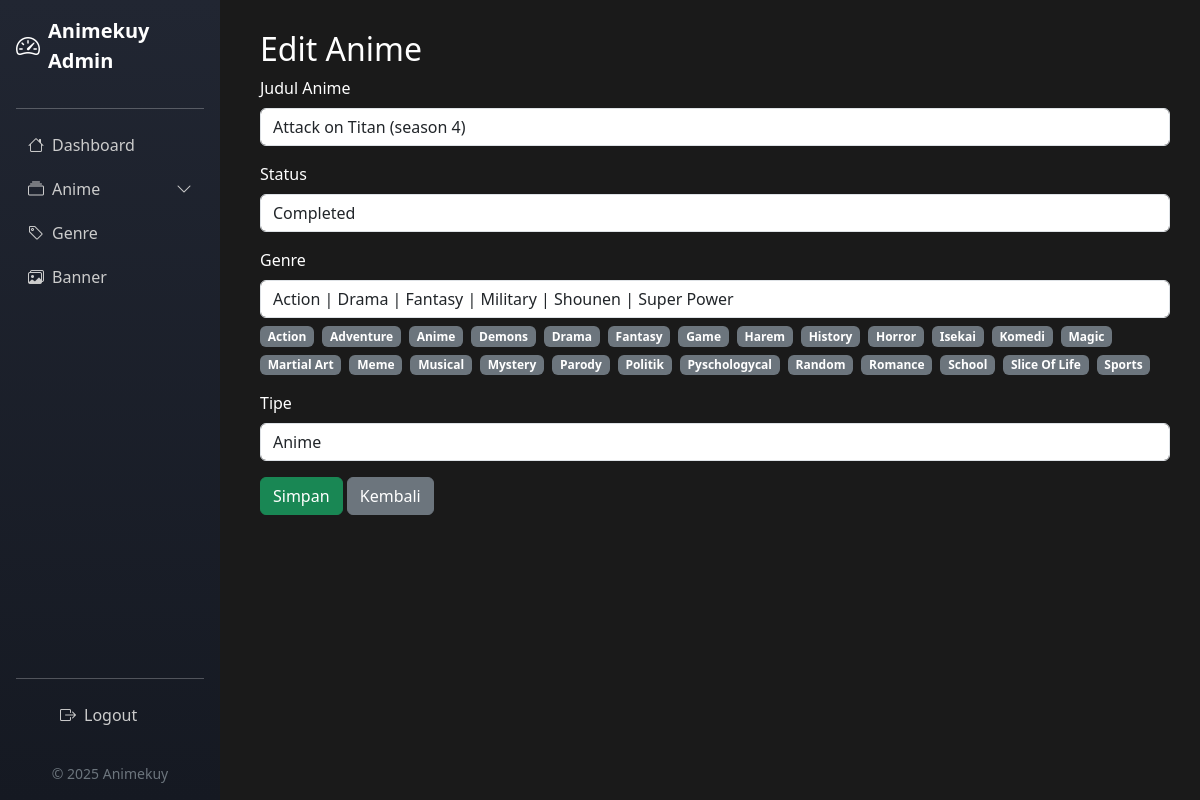
The app's page /admin/edit_anime.php?id=15 (signed in), older data.
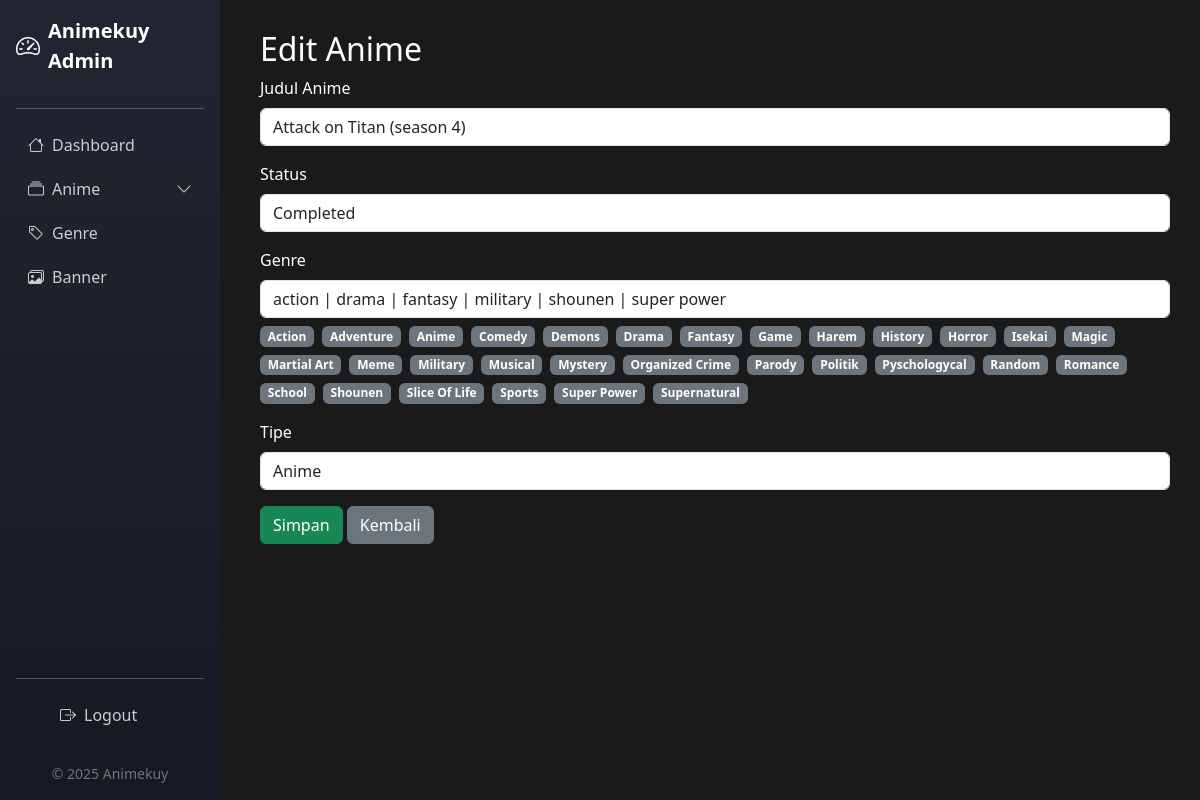
The same page, newer data.
### tables this page shows
CREATE TABLE `tb_anime` (
  `id_anime` int(11) NOT NULL,
  `judul` varchar(255) NOT NULL,
  `deskripsi` text NOT NULL,
  `image` varchar(255) NOT NULL,
  `status` varchar(255) NOT NULL,
  `genre` varchar(255) NOT NULL,
  `tipe` varchar(50) DEFAULT 'anime'
);

### admin/edit_anime.php (the view, shortened to what this page needs)
<?php
include '../koneksi/koneksi.php';
$id = $_GET['id'];
$data = mysqli_query($conn, "SELECT * FROM tb_anime WHERE id_anime='$id'");
$anime = mysqli_fetch_assoc($data);
$genreResult = mysqli_query($conn, "SELECT genre FROM tb_genre ORDER BY genre ASC");
$genreList = [];
while ($row = mysqli_fetch_assoc($genreResult)) {
    $genreList[] = $row['genre'];
}
?>
<!DOCTYPE html>
<html lang="en">
<head>
    <link rel="stylesheet" href="https://cdn.jsdelivr.net/npm/bootstrap@5.3.2/dist/css/bootstrap.min.css">
    <link rel="stylesheet" href="https://cdn.jsdelivr.net/npm/bootstrap-icons@1.10.5/font/bootstrap-icons.css">
</head>
<body>
    <?php include 'components/sidebar.php'; ?>
    <div class="content">
        <h2>Edit Anime</h2>
        <form method="POST">
            <div class="mb-3">
                <label class="form-label">Judul Anime</label>
                <input type="text" name="judul" class="form-control" value="<?= htmlspecialchars($anime['judul']) ?>" required>
            </div>
            <div class="mb-3">
                <label class="form-label">Status</label>
                <select name="status" class="form-control">
                    <option value="Completed" <?= $anime['status'] == 'Completed' ? 'selected' : '' ?>>Completed</option>
                </select>
            </div>
            <div class="mb-3">
                <label class="form-label">Genre</label>
                <input type="text" id="genreInput" name="genre" class="form-control" value="<?= htmlspecialchars($anime['genre']) ?>" required>
                <div id="genreList" class="mt-2 d-flex flex-wrap gap-2">
                    <?php foreach ($genreList as $g): ?>
                        <span class="badge bg-secondary genre-badge" onclick="addGenre('<?= $g ?>')"><?= ucwords($g) ?></span>
                    <?php endforeach; ?>
                </div>
            </div>
            <div class="mb-3">
                <label class="form-label">Tipe</label>
                <select name="tipe" class="form-control">
                    <option value="anime" <?= $anime['tipe'] == 'anime' ? 'selected' : '' ?>>Anime</option>
                </select>
            </div>
            <button type="submit" name="submit" class="btn btn-success">Simpan</button>
            <a href="index.php" class="btn btn-secondary">Kembali</a>
        </form>
    </div>
</body>
</html>

### admin/components/sidebar.php (shortened to what this page needs)
<div class="d-flex flex-column flex-shrink-0 p-3 sidebar-custom">
  <a href="index.php" class="d-flex align-items-center mb-3 text-white text-decoration-none">
    <i class="bi bi-speedometer2 fs-4 me-2"></i><span class="fs-5 fw-semibold">Animekuy Admin</span>
  </a>
  <hr>
  <ul class="nav nav-pills flex-column mb-auto">
    <li><a href="index.php" class="nav-link"><i class="bi bi-house me-2"></i>Dashboard</a></li>
    <li>
      <a class="nav-link d-flex justify-content-between align-items-center" data-bs-toggle="collapse" href="#animeSubmenu" role="button" aria-expanded="false" aria-controls="animeSubmenu">
        <span><i class="bi bi-collection me-2"></i>Anime</span>
        <i class="bi bi-chevron-down"></i>
      </a>
    </li>
    <li><a href="add_genre.php" class="nav-link"><i class="bi bi-tag me-2"></i>Genre</a></li>
    <li><a href="admin_banner.php" class="nav-link"><i class="bi bi-images me-2"></i>Banner</a></li>
  </ul>
  <hr>
  <ul>
    <a href="logout.php" class="nav-link"><i class="bi bi-box-arrow-right me-2"></i>Logout</a>
  </ul>
  <div class="text-center small mt-2 text-secondary">© <?= date('Y') ?> Animekuy</div>
</div>

### admin/edit_anime.php (style rules this page uses)
body { background-color: #1a1a1a; color: white; }
.content { margin-left: 230px; padding: 30px; min-height: 100vh; }
.genre-badge { cursor: pointer; transition: 0.2s ease; }

### admin/components/sidebar.php (style rules this page uses)
.sidebar-custom { background: linear-gradient(180deg, #212632, #151922); width: 220px; height: 100vh; position: fixed; }
.sidebar-custom a.nav-link { color: #ccc; border-radius: 6px; padding: 8px 12px; margin-bottom: 4px; transition: all 0.2s; }

Row changes from the older to the newer data that the page shows:
changed tb_anime "Attack on Titan (season 4)": genre "Action | Drama | Fantasy | Military | Shounen | Super Power" → "action | drama | fantasy | military | shounen | super power"
Text that changed along with them:
new list line: "Comedy"
new list line: "Military"
new list line: "Organized Crime"
new list line: "Shounen"
new list line: "Super Power"
new list line: "Supernatural"
list line gone: "Komedi"
